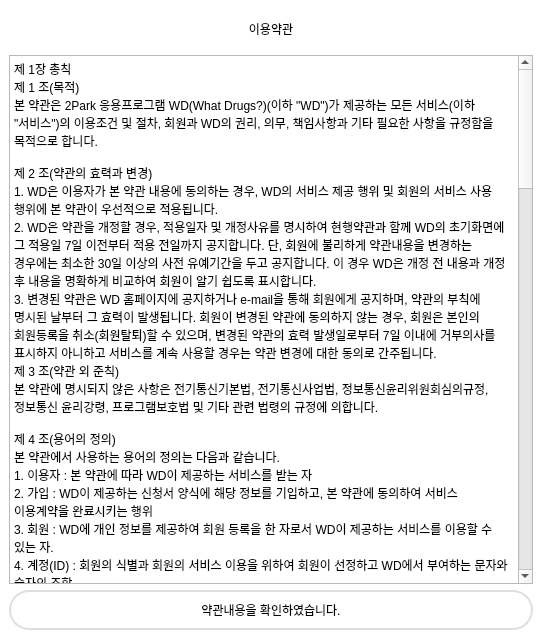
<?xml version="1.0" encoding="UTF-8"?>
<ui version="4.0">
 <class>Dialog_rule</class>
 <widget class="QDialog" name="Dialog_rule">
  <property name="geometry">
   <rect>
    <x>0</x>
    <y>0</y>
    <width>542</width>
    <height>639</height>
   </rect>
  </property>
  <property name="windowTitle">
   <string>이용약관</string>
  </property>
  <property name="styleSheet">
   <string notr="true">#widget_back{
	background-color: #ffffff;
}

#label_title{	
	font: 75 14pt &quot;맑은 고딕&quot;;
}
QPushButton {
	background-color: #ffffff;
	border: 2px solid #DFDFDF;
	border-radius: 20px;
}


QPushButton:hover {
	background-color: #9FC5E8;
	border: 2px solid #C9DAF8;
}
QPushButton:pressed {
	background-color: #4A86E8;
	border: 2px solid #86AEEF;
}</string>
  </property>
  <layout class="QVBoxLayout" name="verticalLayout">
   <property name="spacing">
    <number>0</number>
   </property>
   <property name="leftMargin">
    <number>0</number>
   </property>
   <property name="topMargin">
    <number>0</number>
   </property>
   <property name="rightMargin">
    <number>0</number>
   </property>
   <property name="bottomMargin">
    <number>0</number>
   </property>
   <item>
    <widget class="QWidget" name="widget_back" native="true">
     <layout class="QVBoxLayout" name="verticalLayout_3">
      <item>
       <widget class="QWidget" name="widget" native="true">
        <property name="minimumSize">
         <size>
          <width>0</width>
          <height>40</height>
         </size>
        </property>
        <layout class="QVBoxLayout" name="verticalLayout_2">
         <item>
          <widget class="QLabel" name="label_title">
           <property name="text">
            <string>이용약관</string>
           </property>
           <property name="alignment">
            <set>Qt::AlignCenter</set>
           </property>
          </widget>
         </item>
        </layout>
       </widget>
      </item>
      <item>
       <widget class="QPlainTextEdit" name="plainTextEdit">
        <property name="plainText">
         <string>제 1장 총칙
제 1 조(목적)
본 약관은 2Park 응용프로그램 WD(What Drugs?)(이하 &quot;WD&quot;)가 제공하는 모든 서비스(이하 &quot;서비스&quot;)의 이용조건 및 절차, 회원과 WD의 권리, 의무, 책임사항과 기타 필요한 사항을 규정함을 목적으로 합니다.

제 2 조(약관의 효력과 변경)
1. WD은 이용자가 본 약관 내용에 동의하는 경우, WD의 서비스 제공 행위 및 회원의 서비스 사용 행위에 본 약관이 우선적으로 적용됩니다.
2. WD은 약관을 개정할 경우, 적용일자 및 개정사유를 명시하여 현행약관과 함께 WD의 초기화면에 그 적용일 7일 이전부터 적용 전일까지 공지합니다. 단, 회원에 불리하게 약관내용을 변경하는 경우에는 최소한 30일 이상의 사전 유예기간을 두고 공지합니다. 이 경우 WD은 개정 전 내용과 개정 후 내용을 명확하게 비교하여 회원이 알기 쉽도록 표시합니다.
3. 변경된 약관은 WD 홈페이지에 공지하거나 e-mail을 통해 회원에게 공지하며, 약관의 부칙에 명시된 날부터 그 효력이 발생됩니다. 회원이 변경된 약관에 동의하지 않는 경우, 회원은 본인의 회원등록을 취소(회원탈퇴)할 수 있으며, 변경된 약관의 효력 발생일로부터 7일 이내에 거부의사를 표시하지 아니하고 서비스를 계속 사용할 경우는 약관 변경에 대한 동의로 간주됩니다.
제 3 조(약관 외 준칙)
본 약관에 명시되지 않은 사항은 전기통신기본법, 전기통신사업법, 정보통신윤리위원회심의규정, 정보통신 윤리강령, 프로그램보호법 및 기타 관련 법령의 규정에 의합니다.

제 4 조(용어의 정의)
본 약관에서 사용하는 용어의 정의는 다음과 같습니다.
1. 이용자 : 본 약관에 따라 WD이 제공하는 서비스를 받는 자
2. 가입 : WD이 제공하는 신청서 양식에 해당 정보를 기입하고, 본 약관에 동의하여 서비스 이용계약을 완료시키는 행위
3. 회원 : WD에 개인 정보를 제공하여 회원 등록을 한 자로서 WD이 제공하는 서비스를 이용할 수 있는 자.
4. 계정(ID) : 회원의 식별과 회원의 서비스 이용을 위하여 회원이 선정하고 WD에서 부여하는 문자와 숫자의 조합
5. 비밀번호 : 회원과 계정이 일치하는지를 확인하고 통신상의 자신의 비밀보호를 위하여 회원 자신이 선정한 문자와 숫자의 조합
6. 탈퇴 : 회원이 이용계약을 종료시키는 행위
7. 본 약관에서 정의하지 않은 용어는 개별서비스에 대한 별도 약관 및 이용규정에서 정의합니다.
제 2장 서비스 제공 및 이용
제 5 조 (이용계약의 성립)
1. 이용계약은 이용자가 온라인으로 WD에서 제공하는 소정의 가입신청 양식에서 요구하는 사항을 기록하여 가입을 완료하는 것으로 성립됩니다.
2. WD은 다음 각 호에 해당하는 이용계약에 대하여는 가입을 취소할 수 있습니다.
1) 다른 사람의 명의를 사용하여 신청하였을 때
2) 이용계약 신청서의 내용을 허위로 기재하였거나 신청하였을 때
3) 다른 사람의 WD 서비스 이용을 방해하거나 그 정보를 도용하는 등의 행위를 하였을 때
4) WD을 이용하여 법령과 본 약관이 금지하는 행위를 하는 경우
5) 기타 WD이 정한 이용신청요건이 미비 되었을 때
제 6 조 (회원정보 사용에 대한 동의)
1. 회원의 개인정보는 「공공기관의개인정보보호에관한법률」에 의해 보호됩니다.
2. WD의 회원 정보는 다음과 같이 사용, 관리, 보호됩니다.
1) 개인정보의 사용 : WD는 서비스 제공과 관련해서 수집된 회원의 신상정보를 본인의 승낙 없이 제3자에게 누설, 배포하지 않습 니다. 단, 전기통신기본법 등 법률의 규정에 의해 국가기관의 요구가 있는 경우, 범죄에 대한 수사상의 목적이 있거나 정보통신윤리위원회의 요청이 있는 경우 또는 기타 관계법령에서 정한 절차에 따른 요청이 있는 경우, 이용자 스스로 개인정보를 공개한 경우에는 그러 하지 않습니다.
2) 개인정보의 관리 : 회원은 개인정보의 보호 및 관리를 위하여 서비스의 개인정보관리에서 수시로 회원의 개인정보를 수정/삭제할 수 있습니다.
3) 개인정보의 보호 : 회원의 개인정보는 오직 본인만이 열람/수정/삭제 할 수 있으며, 이는 전적으로 회원의 계정과 비밀번호에 의해 관리되고 있습니다. 따라서 타인에게 본인의 계정과 비밀번호를 알려주어서는 안되며, 작업 종료시에는 반드시 로그아웃해 주시기 바랍니다.
3. 회원이 본 약관에 따라 이용신청을 하는 것은, WD의 신청서에 기재된 회원정보를 수집, 이용하는 것에 동의하는 것으로 간주 됩니다.
제 7 조 (사용자의 정보 보안)
1. 이용자는 WD 서비스 가입 절차를 완료하는 순간부터 본인이 입력한 정보의 비밀을 유지할 책임이 있으며, 회원이 고의나 중대한 실수로 회원의 계정과 비밀번호를 사용하여 발생한 피해에 대한 책임은 회원 본인에게 있습니다.
2. 계정과 비밀번호에 관한 모든 관리의 책임은 회원에게 있으며, 회원의 계정이나 비밀번호가 부정하게 사용되었다는 사실을 발견한 경우에는 즉시 WD에 신고하여야 합니다. 신고를 하지 않음으로 인한 모든 책임은 회원 본인에게 있습니다.
3. 이용자는 WD 서비스의 사용 종료시마다 정확히 접속을 종료해야 하며, 정확히 종료하지 아니함으로써 제3자가 이용자에 관한 정보를 이용하게 되는 등의 결과로 인해 발생하는 손해 및 손실에 대하여 WD은 책임을 부담하지 아니합니다.
제 8 조 (서비스의 변경)
1. 당 사이트는 귀하가 서비스를 이용하여 기대하는 손익이나 서비스를 통하여 얻은 자료로 인한 손해에 관하여 책임을 지지 않으며, 회원이 본 서비스에 게재한 정보, 자료, 사실의 신뢰도, 정확성 등 내용에 관하여는 책임을 지지 않습니다.
2. 당 사이트는 서비스 이용과 관련하여 가입자에게 발생한 손해 중 가입자의 고의,과실에 의한 손해에 대하여 책임을 부담하지 아니합니다.
제 9 조 (이용기간 및 자격의 정지 및 상실)
1. WD 회원이용기간은 조직통폐합에 따른 불가항력을 제외하고 회원신청에서 탈퇴까지로 합니다.
2. WD은 이용자가 본 약관에 명시된 내용을 위배하는 행동을 한 경우, 이용자격을 일시적으로 정지하고 30일 이내에 시정하도록 이용자에게 요구할 수 있으며, 이후 동일한 행위를 2회 이상 반복할 경우에 30일간의 소명기회를 부여한 후 이용자격을 상실시킬 수 있습니다.
3. WD 회원이 신청 후 12개월이상 장시간 이용하지 않은 회원은 휴면아이디로 분류하여, 자격 정지 및 상실이 가능합니다.
제 10 조 (계약해제, 해지 등)
1. 회원은 언제든지 서비스 초기화면의 마이페이지 또는 정보수정 메뉴 등을 통하여 이용계약 해지 신청을 할 수 있으며, WD은 관련법 등이 정하는 바에 따라 이를 즉시 처리하여야 합니다.
2. 회원이 계약을 해지할 경우, 관련법 및 개인정보취급방침에 따라 WD이 회원정보를 보유하는 경우를 제외하고는 해지 즉시 회원의 모든 데이터는 소멸됩니다.
3. 회원이 계약을 해지하는 경우, 회원이 작성한 게시물 중 블로그 등과 같이 본인 계정에 등록된 게시물 일체는 삭제됩니다. 단, 타인에 의해 스크랩 되어 재게시되거나, 공용게시판에 등록된 게시물 등은 삭제되지 않으니 사전에 삭제 후 탈퇴하시기 바랍니다.
제 11 조 (게시물의 저작권)
1. 이용자가 게시한 게시물의 저작권은 이용자가 소유하며, WD는 서비스 내에 이를 게시할 수 있는 권리를 갖습니다.
2. WD은 다음 각 호에 해당하는 게시물이나 자료를 사전통지 없이 삭제하거나 이동 또는 등록 거부를 할 수 있습니다.
1) 본서비스 약관에 위배되거나 상용 또는 불법, 음란, 저속하다고 판단되는 게시물을 게시한 경우
2) 다른 회원 또는 제 3자에게 심한 모욕을 주거나 명예를 손상시키는 내용인 경우
3) 공공질서 및 미풍양속에 위반되는 내용을 유포하거나 링크시키는 경우
4) 불법복제 또는 해킹을 조장하는 내용인 경우
5) 영리를 목적으로 하는 광고일 경우
6) 범죄와 결부된다고 객관적으로 인정되는 내용일 경우
7) 다른 이용자 또는 제 3자의 저작권 등 기타 권리를 침해하는 내용인 경우
8) WD에서 규정한 게시물 원칙에 어긋나거나, 게시판 성격에 부합하지 않는 경우
9) 기타 관계법령에 위배된다고 판단되는 경우
3. 이용자의 게시물이 타인의 저작권을 침해함으로써 발생하는 민, 형사상의 책임은 전적으로 이용자가 부담하여야 합니다.
제 3장 의무 및 책임
제 12 조 (WD의 의무)
1. WD은 회원의 개인 신상 정보를 본인의 승낙없이 타인에게 누설, 배포하지 않습니다. 단, 전기통신관련법령 등 관계법령에 의하여 관계 국가기관 등의 요구가 있는 경우에는 그러하지 아니합니다.
2. WD은 법령과 본 약관이 금지하거나 미풍양속에 반하는 행위를 하지 않으며, 지속적·안정적으로 서비스를 제공하기 위해 노력 할 의무가 있습니다.
3. WD은 이용자의 귀책사유로 인한 서비스 이용 장애에 대하여 책임을 지지 않습니다.
제 13 조 (회원의 의무)
1. 회원 가입시에 요구되는 정보는 정확하게 기입하여야 합니다. 또한 이미 제공된 회원에 대한 정보가 정확한 정보가 되도록 유지, 갱신하여야 하며, 회원은 자신의 계정 및 비밀번호를 제3자에게 이용하게 해서는 안됩니다.
2. 회원은 WD의 사전 승낙없이 서비스를 이용하여 어떠한 영리행위도 할 수 없으며, 그 영업활동의 결과에 대해 WD은 일절 책임을 지지 않습니다. 또한 회원은 이와 같은 영업활동으로 WD이 손해를 입은 경우 손해배상의무를 지며, WD은 해당 회원에 대해 서비스 이용제한 및 적법한 절차를 거쳐 손해배상 등을 청구할 수 있습니다.
3. 회원은 WD 서비스 이용과 관련하여 다음 각 호의 행위를 하여서는 안됩니다.
1) 회원가입 신청 또는 회원정보 변경 시 허위내용을 기재하거나 다른 회원의 비밀번호와 ID를 도용하여 부정 사용하는 행위
2) 저속, 음란, 모욕적, 위협적이거나 타인의 Privacy를 침해할 수 있는 내용을 전송, 게시, 게재, 전자우편 또는 기타의 방법으로 전송하는 행위
3) WD 운영진, 직원 또는 관계자를 사칭하는 행위
4) 서비스를 통하여 전송된 내용의 출처를 위장하는 행위
5) 법률, 계약에 의해 이용할 수 없는 내용을 게시, 게재, 전자우편 또는 기타의 방법으로 전송하는 행위
6) 서버 해킹 및 컴퓨터바이러스 유포, 웹사이트 또는 게시된 정보의 일부분 또는 전체를 임의로 변경하는 행위
7) 타인의 특허, 상표, 영업비밀, 저작권, 기타 지적재산권을 침해하는 내용을 게시, 게재, 전자우편 또는 기타의 방법으로 전송하는 행위
8) WD의 승인을 받지 아니한 광고, 판촉물, 스팸메일, 행운의 편지, 피라미드 조직 기타 다른 형태의 권유를 게시, 게재, 전자우편 또는 기타의 방법으로 전송하는 행위
9) 다른 사용자의 개인정보를 수집, 저장, 공개하는 행위
10) 범죄행위를 목적으로 하거나 기타 범죄행위와 관련된 행위
11) 선량한 풍속, 기타 사회질서를 해하는 행위
12) 타인의 명예를 훼손하거나 모욕하는 행위
13) 타인의 지적재산권 등의 권리를 침해하는 행위
14) 타인의 의사에 반하여 광고성 정보 등 일정한 내용을 지속적으로 전송하는 행위
15) 서비스의 안정적인 운영에 지장을 주거나 줄 우려가 있는 일체의 행위
17) 본 약관을 포함하여 기타 WD이 정한 제반 규정 또는 이용 조건을 위반하는 행위
18) 기타 관계법령에 위배되는 행위
제 4장 기타
제 14 조 (양도금지)
회원이 서비스의 이용권한, 기타 이용계약 상 지위를 타인에게 양도, 증여할 수 없습니다.

제 15조 (면책조항)
1. WD은 서비스 이용과 관련하여 이용자에게 발생한 손해에 대하여 WD의 중대한 과실, 고의 또는 범죄행위로 인해 발생한 손해를 제외하고 이에 대하여 책임을 부담하지 않으며, 이용자가 본 서비스에 게재한 정보, 자료, 사실의 신뢰도, 정확성 등 내용에 관하여는 책임을 지지 않습니다.
2. WD은 서비스 이용과 관련하여 이용자에게 발생한 손해 중 이용자의 고의, 실수에 의한 손해에 대하여 책임을 부담하지 아니합니다.
3. WD은 이용자간 또는 이용자와 제3자간에 서비스를 매개로 하여 물품거래 혹은 금전적 거래 등과 관련하여 어떠한 책임도 부담하지 아니하고, 이용자가 서비스의 이용과 관련하여 기대하는 이익에 관하여 책임을 부담하지 않습니다.
제 16 조 (재판관할)
WD과 이용자간에 발생한 서비스 이용에 관한 분쟁에 대하여는 대한민국 법을 적용하며, 본 분쟁으로 인한 소는 민사소송법상의 관할법원에 제기합니다.
부 칙 1. (시행일) 본 약관은 2016년 1월 1일부터 시행됩니다.</string>
        </property>
       </widget>
      </item>
      <item>
       <widget class="QPushButton" name="btn_ok">
        <property name="minimumSize">
         <size>
          <width>0</width>
          <height>40</height>
         </size>
        </property>
        <property name="text">
         <string>약관내용을 확인하였습니다.</string>
        </property>
       </widget>
      </item>
     </layout>
    </widget>
   </item>
  </layout>
 </widget>
 <resources/>
 <connections/>
</ui>
